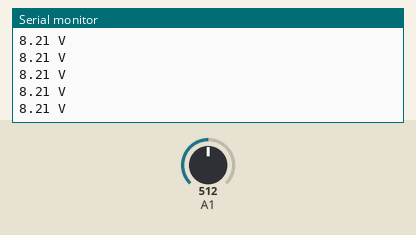
Bench run of a sketch on a simulated Arduino Uno, built with avr-gcc and run on an emulated ATmega328P. On the bench: the last lines printed to the serial monitor. The inputs (shaded band) are chosen by the test bench; at power-on: A1 = 512.

Above: at 1.2 s.
1.3 s: A1 set to 716
At 1.43 s:
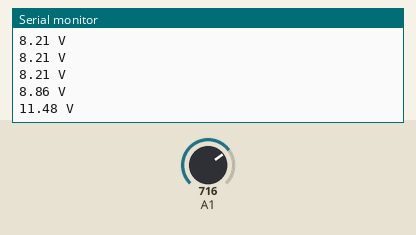
2.8 s: A1 set to 900
At 2.85 s:
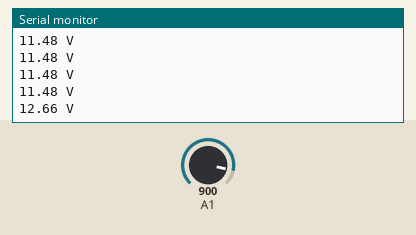
Timing chart, 0 to 5.8 s (numbered marks = the images above; inputs shaded):
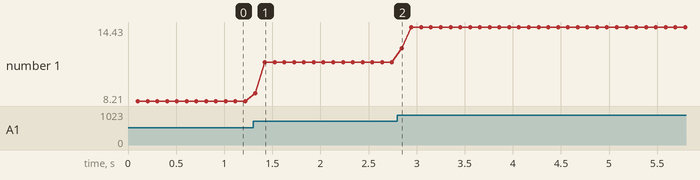

Measured:
- after the input at 1.3 s, the serial monitor: prints a new line at once (image 1)
- after the input at 2.8 s, the serial monitor: prints a new line at once (image 2)
- plotted number 1: 8.21 → 11.48 after the input at 1.3 s, 11.48 → 14.43 after the input at 2.8 s

The sketch:

voltageMeter.ino
```cpp
#define batteryLevel A1

// number of analog samples to take per reading
#define NUM_SAMPLES 10

int sum = 0;                    // sum of samples taken
unsigned char sample_count = 0; // current sample number
float voltage = 0.0;            // calculated voltage

void setup()
{
    Serial.begin(9600);
}

void loop()
{
    // take a number of analog samples and add them up
    while (sample_count < NUM_SAMPLES) {
        sum += analogRead(A1);
        sample_count++;
        delay(10);
    }
    // calculate the voltage
    // use 5.0 for a 5.0V ADC reference voltage
    // 5.015V is the calibrated reference voltage
    voltage = ((float)sum / (float)NUM_SAMPLES * 5.015) / 1024.0;
    // send voltage for display on Serial Monitor
    // voltage multiplied by 11 when using voltage divider that
    // divides by 11. 11.132 is the calibrated voltage divide
    // value
    Serial.print(voltage * 3.2727);
    Serial.println (" V");
    sample_count = 0;
    sum = 0;
}
```
